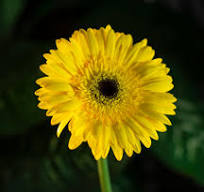
#> input picture flower.jpg, 204 x 192 px, found by its file name
$ python flower.py
#> lines starting #> are read from the running program, lines starting #| are printed output that depends on the picture; after the words box and inside, x2 and y2 are one past the last pixel; in counts of white or black regions, pixels touching at a corner belong together
import cv2 as cv
import numpy as np
import random as rng

# Set seed for consistent colors
rng.seed(12345)

# Callback for trackbar
def thresh_callback(val):
    threshold = val
    canny_output = cv.Canny(src_gray, threshold, threshold * 2)
    contours, _ = cv.findContours(canny_output, cv.RETR_TREE, cv.CHAIN_APPROX_SIMPLE)

    contours_poly = [cv.approxPolyDP(c, 3, True) for c in contours]
    boundRect = [cv.boundingRect(cp) for cp in contours_poly]
    centers = [cv.minEnclosingCircle(cp)[0] for cp in contours_poly]
    radius = [cv.minEnclosingCircle(cp)[1] for cp in contours_poly]

    drawing = np.zeros((canny_output.shape[0], canny_output.shape[1], 3), dtype=np.uint8)

    for i in range(len(contours)):
        color = (rng.randint(0, 256), rng.randint(0, 256), rng.randint(0, 256))
        cv.drawContours(drawing, contours_poly, i, color)
        x, y, w, h = boundRect[i]
        cv.rectangle(drawing, (x, y), (x + w, y + h), color, 2)
        cx, cy = int(centers[i][0]), int(centers[i][1])
        cv.circle(drawing, (cx, cy), int(radius[i]), color, 2)

    cv.imshow('Contours', drawing)
    # Optional: save the result image
    cv.imwrite(r'C:\Users\ASUS\Desktop\New folder (10)\flower_contours.jpg', drawing)

# Load the image (✔ make sure the file exists)
src = cv.imread(r'C:\Users\ASUS\Desktop\New folder (10)\flower.jpg')
#> src is the input picture: shape (192, 204, 3); mean B, G, R 7.5, 70.8, 76.7
if src is None:
    print('Could not open or find the image.')
    exit(0)

# Convert to grayscale and blur
src_gray = cv.cvtColor(src, cv.COLOR_BGR2GRAY)
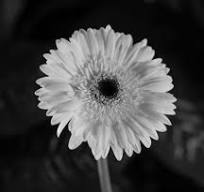
#> src_gray: shape (192, 204); min 0, max 247, mean 65.4
src_gray = cv.blur(src_gray, (3, 3))
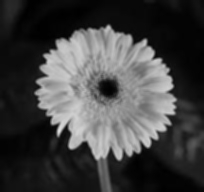
#> src_gray: shape (192, 204); min 0, max 223, mean 65.4

# Display the original image
source_window = 'Source'
cv.namedWindow(source_window)
cv.imshow(source_window, src)

# Create a trackbar to control Canny threshold
max_thresh = 255
initial_thresh = 100
cv.createTrackbar('Canny thresh:', source_window, initial_thresh, max_thresh, thresh_callback)

# Run initial detection
thresh_callback(initial_thresh)
#> in thresh_callback, `canny_output = cv.Canny(src_gray, threshold, threshold * 2)`:
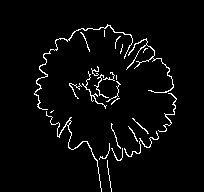
#> canny_output: shape (192, 204); 3.6% white in thin lines or dots, all inside (x1, y1, x2, y2) = (34, 24, 177, 192)
#> in thresh_callback, `contours, _ = cv.findContours(canny_output, cv.RETR_TREE, cv.CHAIN_APP..`: contours = 26 contours, 21 with area under 20; largest, box (x1, y1, x2, y2) and area: (34, 24, 133, 110) 68, (46, 111, 102, 192) 51, (126, 38, 174, 93) 51, (158, 93, 177, 132) 23, (124, 131, 159, 157) 22
#> in thresh_callback, `contours_poly = [cv.approxPolyDP(c, 3, True) for c in contours]`: contours_poly = 26 contours, 17 with area under 20; largest, box (x1, y1, x2, y2) and area: (126, 38, 174, 93) 124, (159, 93, 177, 132) 40, (46, 111, 102, 192) 35, (94, 74, 109, 98) 30, (124, 131, 159, 157) 30
#> in thresh_callback, `boundRect = [cv.boundingRect(cp) for cp in contours_poly]`: boundRect = 26 items, first 6: (107, 160, 5, 32), (111, 148, 12, 13), (99, 143, 11, 17), (124, 131, 35, 26), (128, 126, 10, 16), (111, 123, 10, 26)
#> in thresh_callback, `centers = [cv.minEnclosingCircle(cp)[0] for cp in contours_poly]`: centers = 26 pairs, first value 51.5 to 165, second value 33 to 175.5
#> in thresh_callback, `radius = [cv.minEnclosingCircle(cp)[1] for cp in contours_poly]`: radius = 26 values, max 58.9 at index 25, min 1.8 at index 9, mean 13.21
#> the loop in thresh_callback, `for i in range(len(contours)):` made 26 passes
#> (color, x, y, w, h, cx, cy) on passes 1 to 12: ((213, 5, 152), 107, 160, 5, 32, 109, 175), ((188, 99, 138), 111, 148, 12, 13, 116, 153), ((223, 82, 191), 99, 143, 11, 17, 104, 151), ((63, 221, 133), 124, 131, 35, 26, 141, 142), ((89, 95, 181), 128, 126, 10, 16, 132, 133), ((46, 211, 85), 111, 123, 10, 26, 115, 135), ((75, 105, 39), 132, 118, 17, 16, 140, 125), ((97, 174, 164), 46, 111, 56, 81, 73, 151), ((12, 234, 173), 67, 120, 4, 6, 68, 122), ((13, 212, 1), 50, 110, 4, 3, 51, 111), ((3, 83, 91), 111, 98, 9, 7, 115, 101), ((146, 50, 212), 159, 93, 18, 39, 165, 112)
#> after the loop in thresh_callback, `for i in range(len(contours)):`:
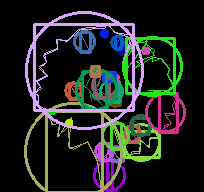
#> drawing: shape (192, 204, 3); mean of channels 0, 1, 2 33.6, 35.6, 32.5; drawn as B, G, R

# Wait for a key press and close all windows
print("Press any key in the image window to exit...")
cv.waitKey(0)
cv.destroyAllWindows()
